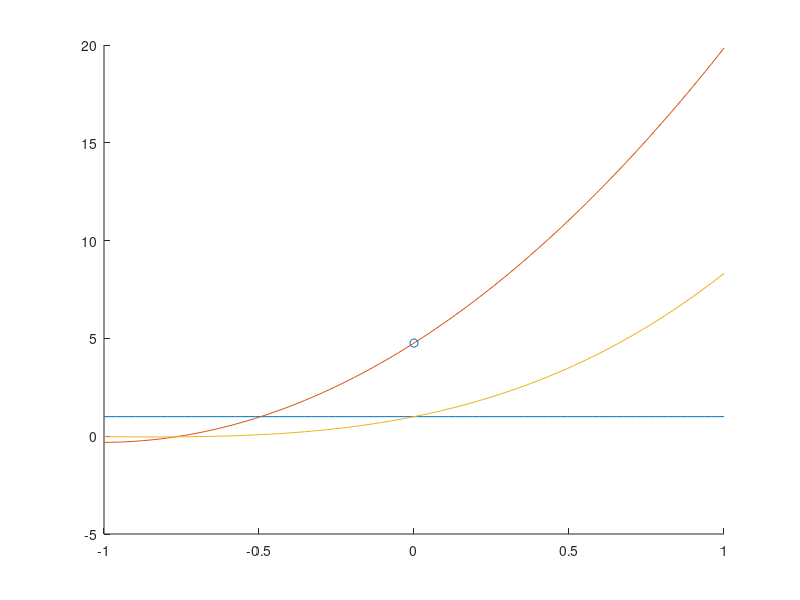

Write the MATLAB code that produced this figure.
clc; clear; clf;

SA = @(x1,x2,x3) 2.*x3.*(x1+x2) + x1.*x2;
V = 1;
x1 = (2*V)^(1/3)
x2 = (2*V)^(1/3)
x3 = V/(2*V)^(2/3)
hold on;
plot(linspace(-1,1),linspace(1,1));
plot(linspace(-1,1),SA(linspace(x1-1,x1+1),linspace(x2-1,x2+1),linspace(x3-1,x3+1)));
plot(linspace(-1,1),linspace(x1-1,x1+1).*linspace(x2-1,x2+1).*linspace(x3-1,x3+1));
scatter(0,SA(x1,x2,x3));

drawnow;